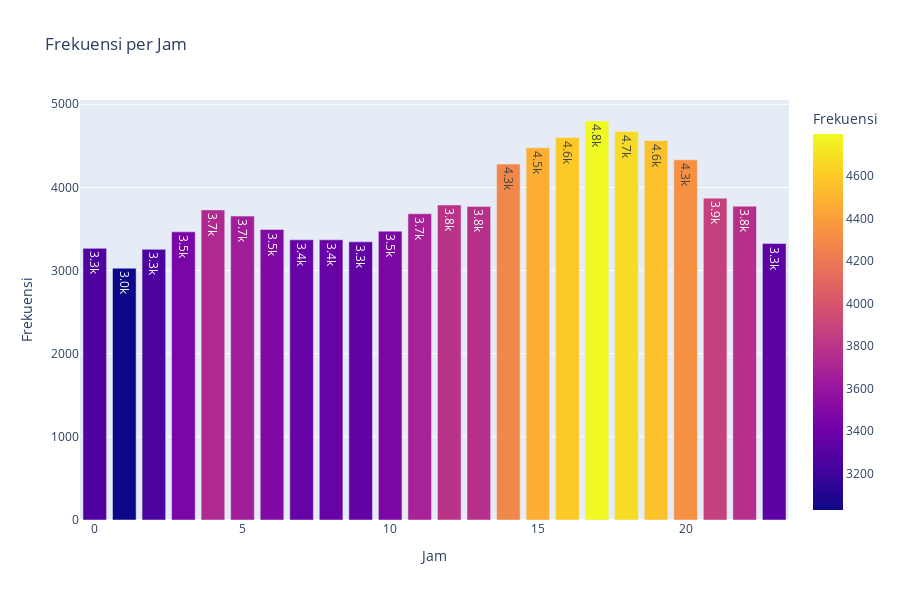

This figure's notebook cell:
### Markdown cell above
##### Distribution by hour

### Code cell
fig_3 = df.groupby(['hour'], as_index=False, sort=True).count()
px.bar(fig_3, y = 'mag', x = 'hour',
       color= 'mag', height=600,
       labels={'mag': 'Frekuensi', 'hour': 'Jam'},
       title='Frekuensi per Jam',
       barmode='group',
       text_auto='.2s'
)

### Figure 1 — Plotly figure (JSON) as saved in the notebook; plotly's stock layout.template omitted (floating-point values rounded to 4 significant figures)
{"data": [{"alignmentgroup": "True", "hovertemplate": "Jam=%{x}<br>Frekuensi=%{marker.color}<extra></extra>", "legendgroup": "", "marker": {"color": [3267, 3029, 3255, 3466, 3730, 3655, 3494, 3370, 3370, 3346, 3474, 3684, 3789, 3772, 4281, 4477, 4600, 4799, 4672, 4562, 4332, 3871, 3775, 3325], "coloraxis": "coloraxis", "pattern": {"shape": ""}}, "name": "", "offsetgroup": "", "orientation": "v", "showlegend": false, "textposition": "auto", "texttemplate": "%{y:.2s}", "type": "bar", "x": [0, 1, 2, 3, 4, 5, 6, 7, 8, 9, 10, 11, 12, 13, 14, 15, 16, 17, 18, 19, 20, 21, 22, 23], "xaxis": "x", "y": [3267, 3029, 3255, 3466, 3730, 3655, 3494, 3370, 3370, 3346, 3474, 3684, 3789, 3772, 4281, 4477, 4600, 4799, 4672, 4562, 4332, 3871, 3775, 3325], "yaxis": "y"}], "layout": {"barmode": "group", "coloraxis": {"colorbar": {"title": {"text": "Frekuensi"}}, "colorscale": [[0, "#0d0887"], [0.1111, "#46039f"], [0.2222, "#7201a8"], [0.3333, "#9c179e"], [0.4444, "#bd3786"], [0.5556, "#d8576b"], [0.6667, "#ed7953"], [0.7778, "#fb9f3a"], [0.8889, "#fdca26"], [1, "#f0f921"]]}, "height": 600, "legend": {"tracegroupgap": 0}, "title": {"text": "Frekuensi per Jam"}, "xaxis": {"anchor": "y", "domain": [0, 1], "title": {"text": "Jam"}}, "yaxis": {"anchor": "x", "domain": [0, 1], "title": {"text": "Frekuensi"}}}}
